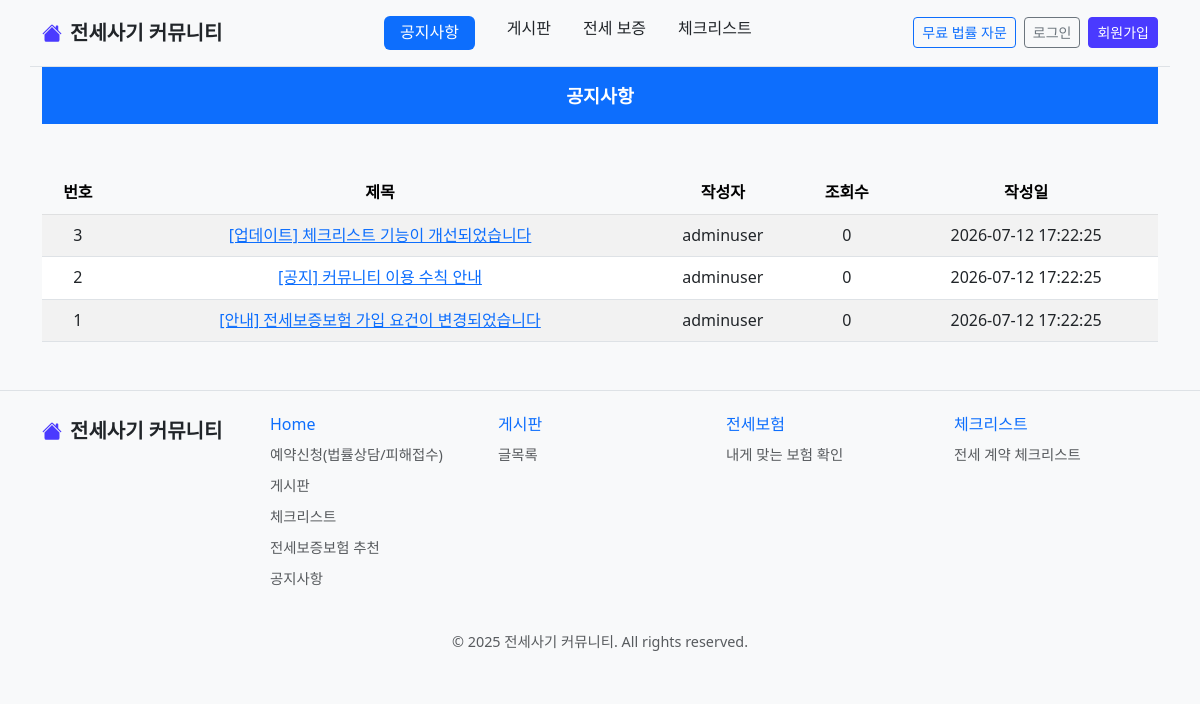
Page /notice.php on the committed database.
### tables this page shows
CREATE TABLE IF NOT EXISTS notice (
  notice_id INT AUTO_INCREMENT PRIMARY KEY,
  title VARCHAR(255) NOT NULL,
  content TEXT NOT NULL,
  created_at TIMESTAMP DEFAULT CURRENT_TIMESTAMP,
  admin_id VARCHAR(50),
  FOREIGN KEY (admin_id) REFERENCES users(user_id)
);

### notice.php (the view, shortened to what this page needs)
<?php
include $_SERVER["DOCUMENT_ROOT"] . "/project_nextLv/inc/header.php";
include $_SERVER["DOCUMENT_ROOT"] . "/project_nextLv/inc/dbcon.php";
$page = max(1, (int)($_GET['page'] ?? 1));
$limit = 5;
$offset = ($page - 1) * $limit;
$count_result = $mysqli->query("SELECT COUNT(*) AS cnt FROM notice") or die($mysqli->error);
$total_notices = $count_result->fetch_object()->cnt;
$result = $mysqli->query("SELECT * FROM notice ORDER BY notice_id DESC LIMIT $offset, $limit") or die($mysqli->error);
$notices = [];
while ($row = $result->fetch_object()) {
    $notices[] = $row;
}
?>
<div class="page-title-bar">공지사항</div>
<table class="table table-striped">
  <thead class="table-light">
    <tr>
      <th>번호</th>
      <th>제목</th>
      <th>작성자</th>
      <th>조회수</th>
      <th>작성일</th>
    </tr>
  </thead>
  <tbody>
    <?php if (!empty($notices)):
      $num = $total_notices - $offset;
      foreach ($notices as $n): ?>
      <tr>
        <td><?= $num-- ?></td>
        <td><a href="/project_nextLv/notice_view.php?id=<?= $n->notice_id ?>"><?= htmlspecialchars($n->title) ?></a></td>
        <td><?= htmlspecialchars($n->writer ?? $n->admin_id ?? '-') ?></td>
        <td><?= $n->views ?? 0 ?></td>
        <td><?= $n->created_at ?></td>
      </tr>
    <?php endforeach; else: ?>
      <tr><td colspan="5" class="text-center">공지사항이 없습니다.</td></tr>
    <?php endif; ?>
  </tbody>
</table>
<?php include $_SERVER["DOCUMENT_ROOT"] . "/project_nextLv/inc/footer.php"; ?>

### style.css (style rules this page uses)
body { font-family: 'Segoe UI', sans-serif; background-color: #f8f9fa; color: #212529; line-height: 1.6; margin: 0; padding: 0; }
.page-title-bar { background-color: #0d6efd; color: white; text-align: center; padding: 14px; font-size: 1.15rem; font-weight: 600; margin-bottom: 2rem; }
table.table th, table.table td { vertical-align: middle; text-align: center; }

### rows in the picture
notice: title "[업데이트] 체크리스트 기능이 개선되었습니다", admin "adminuser", views "0", created_at "2026-07-12 17:22:25"
notice: title "[공지] 커뮤니티 이용 수칙 안내", admin "adminuser", views "0", created_at "2026-07-12 17:22:25"
notice: title "[안내] 전세보증보험 가입 요건이 변경되었습니다", admin "adminuser", views "0", created_at "2026-07-12 17:22:25"
